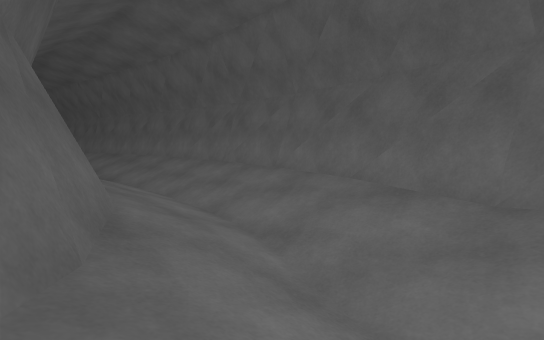
View 1 (above)

15 first-person views from a walk through a scene from a Unity 3-D project. The camera is 0.25 m above the floor, tilts 6° down and sees 90° across. The floor is counted in squares, 0.5 m on a side. Each view is taken from the middle of a square. On the plan, view 1 faces up. The plan holds only what a view shows up to about 9 squares ahead; the rest is blank. The place goes on beyond the plan.

View 2
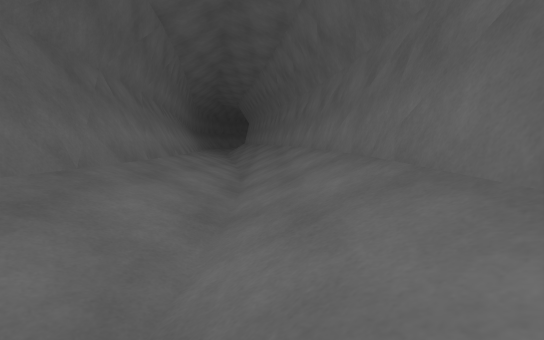

View 3
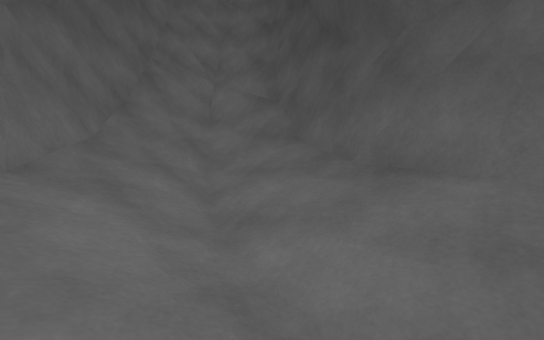

View 4
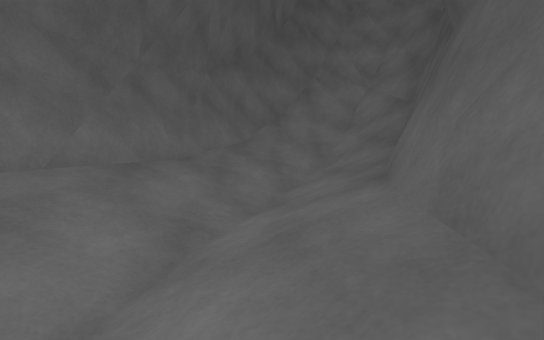

View 5
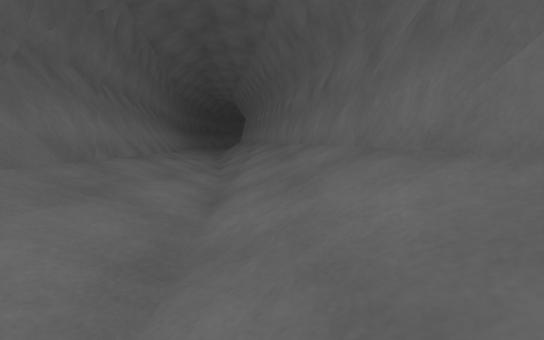

View 6
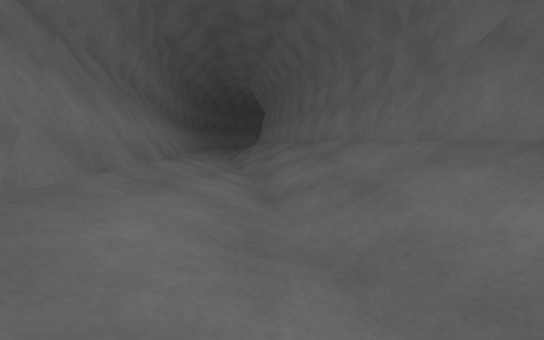

View 7
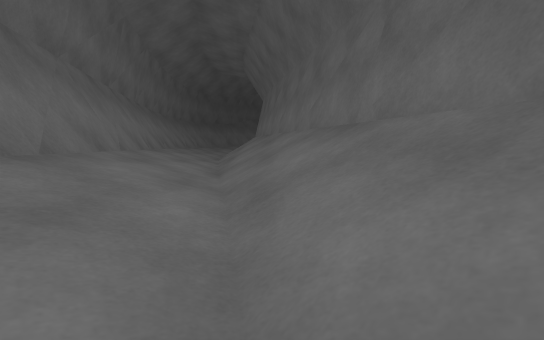

View 8
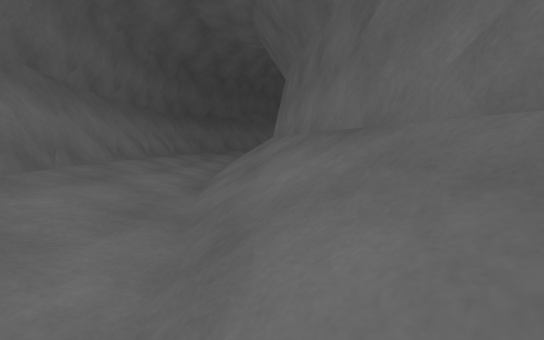

View 9
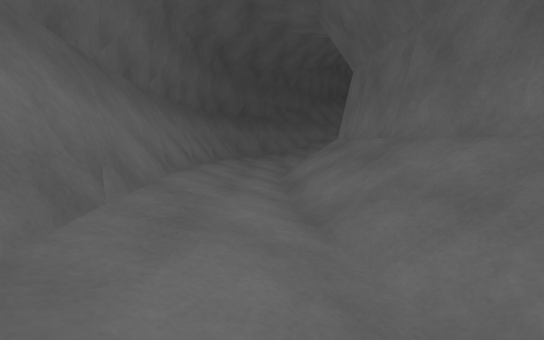

View 10
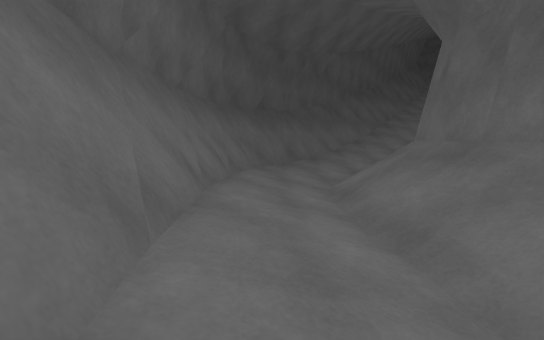

View 11
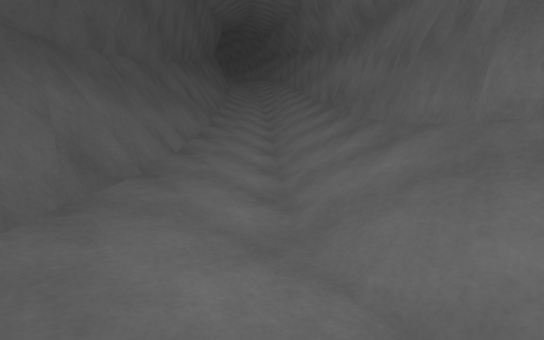

View 12
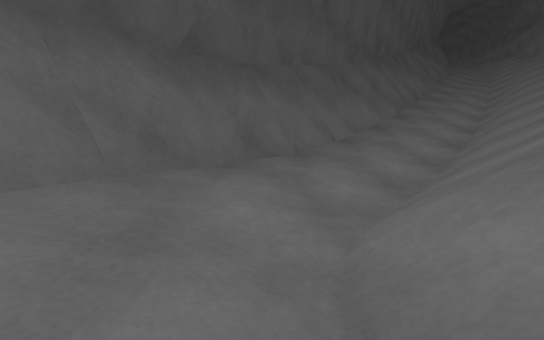

View 13
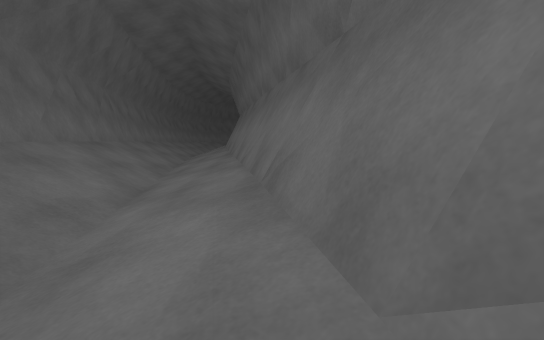

View 14
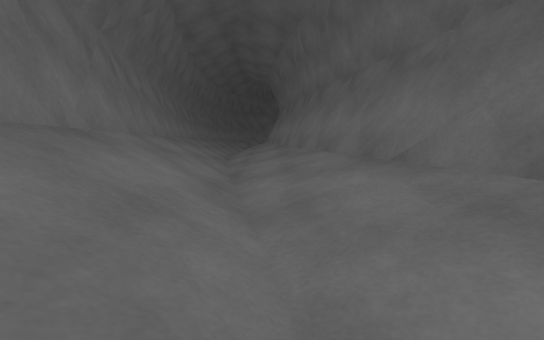

View 15
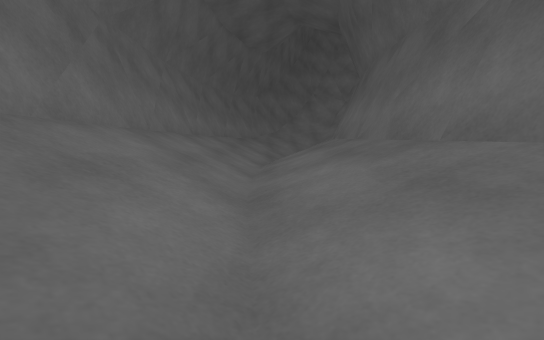

### Floor plan
Key: @ floor where view 1 was taken; # wall or solid block; . main floor; : floor 0.05 m higher than the main floor; + floor 0.1 m higher than the main floor; / step, stairs or slope; = window, fence, low wall or low ledge; ^ raised ledge.
Columns run from 21 left of view 1 to 3 right of it. Each row starts with its distance up from view 1.
 26 #//#
 25 #//#
 24 #//#
 23 #//##
 22 #///#
 21 #//##
 20 #//=#
 19 #+.=#
 18 ##./##
 17 ##:./##
 16  ##/./###
 15   ##////##
 14    ##////###
 13     ###////##
 12       ##////###
 11        ###////##
 10          ###/:/###
  9            ##////##
  8             ###///##
  7               ##///##
  6                ##///##
  5                 ##///##
  4                  ##///##
  3                   ##///#
  2                    ##//#
  1                     #//##
  0                     #@//#
 -1                     ##//#
 -2                      #^^#
 -3                       #

Positions as (right, up) in squares from view 1, and headings:
1: (0, 0), facing up
2: (0, 4), facing up-left
3: (0, 4), facing down
4: (-2, 4), facing down-right
5: (-2, 6), facing up-left
6: (-6, 8), facing up-left
7: (-8, 10), facing up-left
8: (-12, 13), facing up-left
9: (-14, 13), facing up-left
10: (-16, 14), facing up-left
11: (-19, 17), facing up
12: (-18, 17), facing up-left
13: (-16, 14), facing down-right
14: (-12, 13), facing down-right
15: (-5, 8), facing down-right
